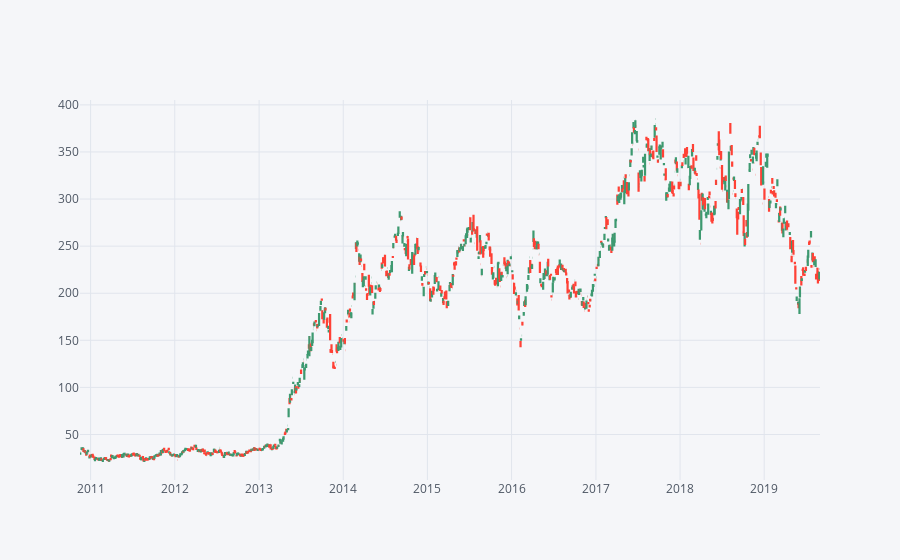

The code cell stored with this chart in its notebook:
### Markdown cell above
#### Plot with Ploty

### Code cell
df_ohlc[['open', 'high', 'low', 'close']]['2000-01-01':'2019-08-31'].iplot(kind="candle")

### Figure 1 — Plotly figure (JSON) as saved in the notebook; plotly's stock layout.template omitted (floating-point values rounded to 4 significant figures; data arrays with more than 128 entries replaced by an {"elided": "..."} marker saying what was removed)
{"data": [{"close": {"elided": "1605 float values"}, "high": {"elided": "1605 float values"}, "low": {"elided": "1605 float values"}, "open": {"elided": "1605 float values"}, "showlegend": false, "type": "candlestick", "uid": "2a461726-c719-4666-955a-71adaea14aec", "x": {"elided": "1605 str values"}, "yaxis": "y2"}], "layout": {"legend": {"bgcolor": "#F5F6F9", "font": {"color": "#4D5663"}}, "paper_bgcolor": "#F5F6F9", "plot_bgcolor": "#F5F6F9", "title": {"font": {"color": "#4D5663"}}, "xaxis": {"gridcolor": "#E1E5ED", "rangeslider": {"visible": false}, "showgrid": true, "tickfont": {"color": "#4D5663"}, "title": {"font": {"color": "#4D5663"}, "text": ""}, "zerolinecolor": "#E1E5ED"}, "yaxis": {"gridcolor": "#E1E5ED", "showgrid": true, "showticklabels": false, "tickfont": {"color": "#4D5663"}, "title": {"font": {"color": "#4D5663"}, "text": ""}, "zerolinecolor": "#E1E5ED"}, "yaxis2": {"gridcolor": "#E1E5ED", "showgrid": true, "tickfont": {"color": "#4D5663"}, "title": {"font": {"color": "#4D5663"}, "text": ""}, "zerolinecolor": "#E1E5ED"}}}
